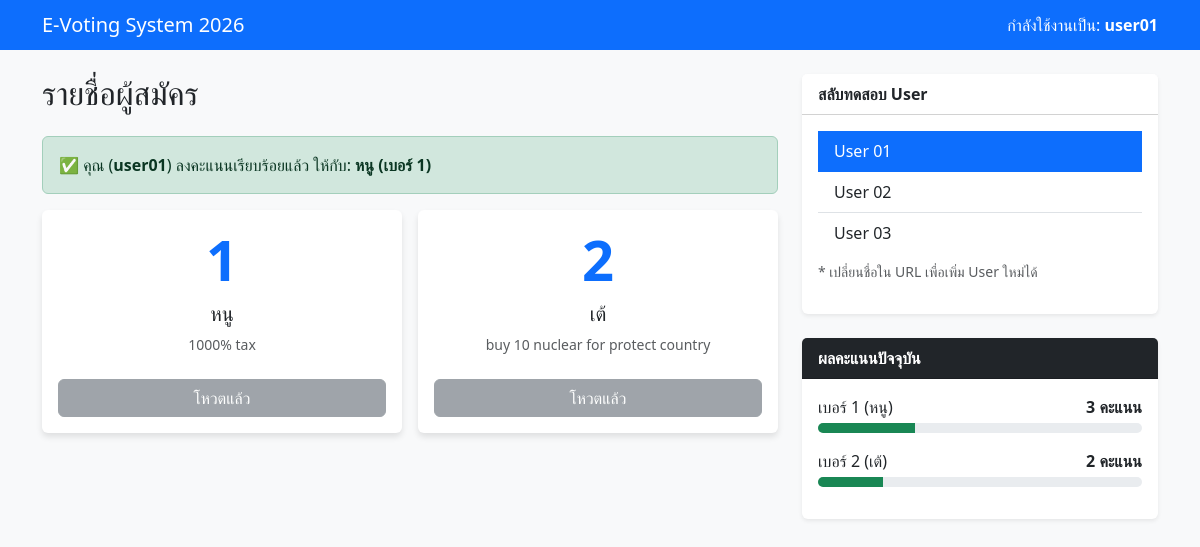
Screenshot of /user01/ with the database file from the repository.
### election/models.py (models this page shows, shortened)
class Vote(models.Model):
    candidate = models.ForeignKey(Candidate, on_delete=models.CASCADE)
    voter_name = models.CharField(max_length=50)
    voted_at = models.DateTimeField(auto_now_add=True)
    class Meta:
        unique_together = ('voter_name',)

class Candidate(models.Model):
    name = models.CharField(max_length=100)
    number = models.IntegerField(unique=True)
    policy = models.TextField()

### election/views.py (the view)
# urls.py: path('<str:username>/', views.index, name='index'),
def index(request, username):
    candidates = Candidate.objects.all()
    has_voted = Vote.objects.filter(voter_name=username).exists()
    my_vote = Vote.objects.filter(voter_name=username).first()
    results = Candidate.objects.annotate(total_votes=Count('vote'))
    return render(request, 'election/index.html', {
        'username': username,
        'candidates': candidates,
        'has_voted': has_voted,
        'my_vote': my_vote,
        'results': results
    })

### election/templates/election/index.html (shortened to what this page needs)
<!DOCTYPE html>
<html lang="th">
<head>
    <link href="https://cdn.jsdelivr.net/npm/bootstrap@5.3.0/dist/css/bootstrap.min.css" rel="stylesheet">
</head>
<body>
<nav class="navbar navbar-dark bg-primary mb-4">
    <div class="container">
        <span class="navbar-brand mb-0 h1">E-Voting System 2026</span>
        <span class="text-white">กำลังใช้งานเป็น: <strong>{{ username }}</strong></span>
    </div>
</nav>
<div class="container">
    <div class="row">
        <div class="col-md-8">
            <h2 class="mb-4">รายชื่อผู้สมัคร</h2>
            {% if has_voted %}
                <div class="alert alert-success d-flex align-items-center" role="alert">
                    <div>
                        ✅ คุณ (<strong>{{ username }}</strong>) ลงคะแนนเรียบร้อยแล้ว ให้กับ:
                        <strong>{{ my_vote.candidate.name }} (เบอร์ {{ my_vote.candidate.number }})</strong>
                    </div>
                </div>
            {% endif %}
            <div class="row g-3">
                {% for c in candidates %}
                <div class="col-md-6">
                    <div class="card candidate-card h-100">
                        <div class="card-body text-center">
                            <h1 class="display-4 text-primary fw-bold">{{ c.number }}</h1>
                            <h5 class="card-title">{{ c.name }}</h5>
                            <p class="card-text text-muted small">{{ c.policy }}</p>
                            {% if not has_voted %}
                                <a href="{% url 'vote' username c.id %}" class="btn btn-outline-primary w-100 mt-2">ลงคะแนน</a>
                            {% else %}
                                <button class="btn btn-secondary w-100 mt-2" disabled>โหวตแล้ว</button>
                            {% endif %}
                        </div>
                    </div>
                </div>
                {% endfor %}
            </div>
        </div>
        <div class="col-md-4">
            <div class="card mb-4 border-0 shadow-sm">
                <div class="card-header bg-white fw-bold">สลับทดสอบ User</div>
                <div class="card-body">
                    <div class="list-group list-group-flush">
                        <a href="/user01/" class="list-group-item list-group-item-action {% if username == 'user01' %}active{% endif %}">User 01</a>
                        <a href="/user02/" class="list-group-item list-group-item-action {% if username == 'user02' %}active{% endif %}">User 02</a>
                        <a href="/user03/" class="list-group-item list-group-item-action {% if username == 'user03' %}active{% endif %}">User 03</a>
                    </div>
                    <p class="text-muted small mt-2">* เปลี่ยนชื่อใน URL เพื่อเพิ่ม User ใหม่ได้</p>
                </div>
            </div>
            <div class="card border-0 shadow-sm">
                <div class="card-header bg-dark text-white fw-bold">ผลคะแนนปัจจุบัน</div>
                <div class="card-body">
                    {% for r in results %}
                    <div class="mb-3">
                        <div class="d-flex justify-content-between mb-1">
                            <span>เบอร์ {{ r.number }} ({{ r.name }})</span>
                            <span class="fw-bold">{{ r.total_votes }} คะแนน</span>
                        </div>
                        <div class="progress" style="height: 10px;">
                            <div class="progress-bar bg-success" role="progressbar" style="width: {{ r.total_votes }}0%"></div>
                        </div>
                    </div>
                    {% endfor %}
                </div>
            </div>
        </div>
    </div>
</div>
</body>
</html>

### election/templates/election/index.html (style rules this page uses)
body { background-color: #f8f9fa; }
.candidate-card { transition: transform 0.2s; border: none; box-shadow: 0 4px 6px rgba(0,0,0,0.1); }

### rows the page displays
Vote: voter_name "user01", candidate.name "หนู", candidate.number "1"
Candidate: number "1", name "หนู", policy "1000% tax", total_votes "3"
Candidate: number "2", name "เต้", policy "buy 10 nuclear for protect country", total_votes "2"
